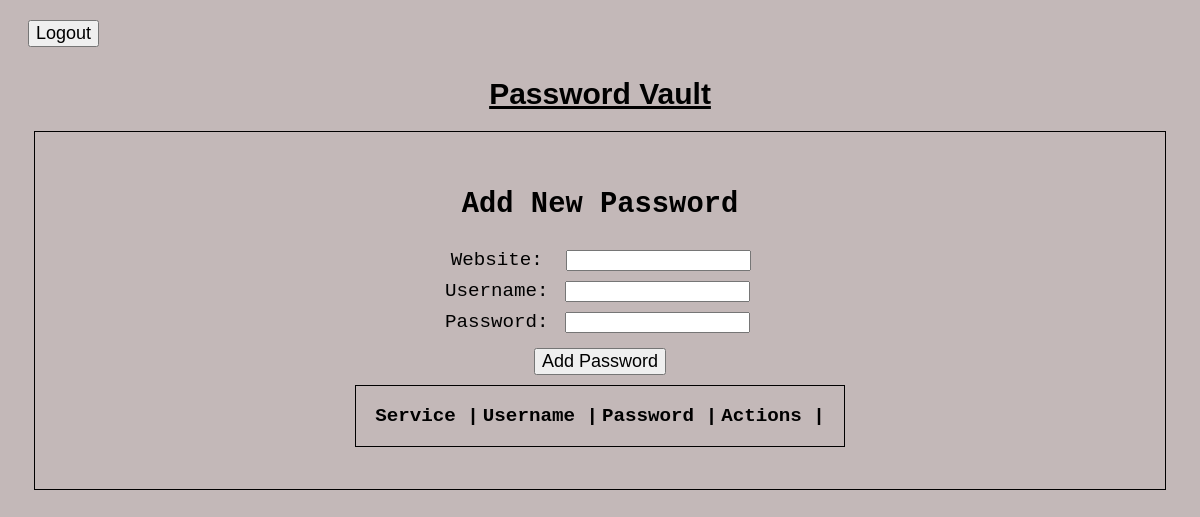
Page /vault (signed in) on the earlier database version.
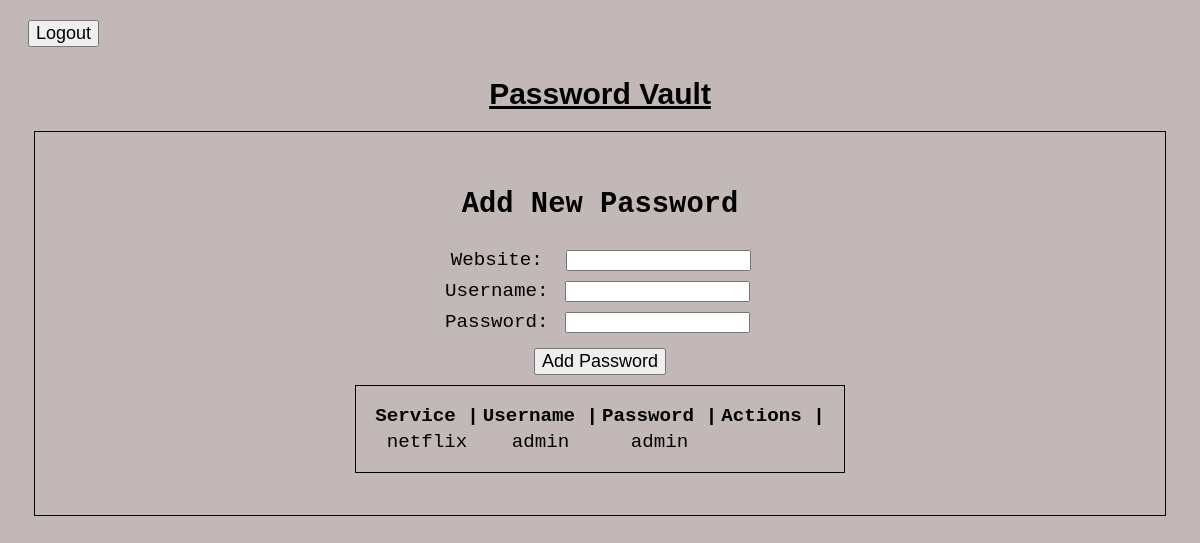
Same page on the later database version.
### tables this page shows
CREATE TABLE "Vault" (
	"userID"	INTEGER,
	"username"	INTEGER,
	"password"	INTEGER,
	"website"	INTEGER
);

### passwordManager.py (the view)
@app.route('/vault')
def vault():
    if 'userID' not in session:
        flash('Please log in to access your vault.')
        return redirect(url_for('login'))
    conn = get_db_connection()
    passwords: list[Service] = conn.execute('SELECT * FROM Vault WHERE userID = ?', (session['userID'],)).fetchall()
    conn.close()
    service_list = []
    for row in passwords:
        userID = row['userID']
        username = row['username']
        password = unobscure(row['password']).decode('ASCII')
        website = row['website']
        service_list.append([userID,username,password,website])
    return render_template('vault.html', passwords=service_list)

### passwordManager.py (called while the page is built)
def get_db_connection():
    conn = sqlite3.connect('server_db.db')
    conn.row_factory = sqlite3.Row
    return conn

def unobscure(obscured: bytes) -> bytes:
    return zlib.decompress(b64d(obscured))

### templates/vault.html (shortened to what this page needs)
<!DOCTYPE html>
<html lang="en">
<head>
    <link rel="stylesheet" href="{{ url_for('static', filename='style.css') }}">
</head>
<body>
    <div class = "vaultcontent">
        <button onclick="window.location.href='http://127.0.0.1:5000'">Logout</button>
        <h1>Password Vault</h1>
        <div id="add-password-modal" class="modal">
            <div class="modal-content">
                <h2>Add New Password</h2>
                <form id="add-password-form" action="/add" method="post">
                    <label2 for="service"> Website: </label2>
                    <input type="text" id="service" name="website" required><br>
                    <label for="username">Username:</label>
                    <input type="text" id="username" name="username" required><br>
                    <label for="password">Password:</label>
                    <input type="password" id="password" name="password" required><br>
                    <button type="submit">Add Password</button>
                </form>
        <table class="password-table">
            <thead>
                <tr>
                    <th>Service |</th>
                    <th>Username |</th>
                    <th>Password |</th>
                    <th>Actions |</th>
                </tr>
            </thead>
            <tbody>
                {% for row in passwords %}
                <tr>
                    <td>{{row[3]}}</td>
                    <td>{{row[1]}}</td>
                    <td>{{row[2]}}</td>
                </tr>
                {% endfor %}
            </tbody>
        </table>
            </div>
    </div>
</body>
</html>

### static/style.css (style rules this page uses)
body { background-color: #C3B8B8; font-family: 'Courier New', monospace; font-size: larger; }
label2 { margin: 7px; }
div { margin: 10px; }
button { margin:10px; font-size: large; }
input { margin: 5px; }
.modal { border: 0.5px black; border-style: ridge; margin: 1rem; padding: 2rem 2rem; text-align: center; }
.password-table { display: inline-block; border: 1px solid black ; padding: 1rem 1rem; vertical-align: middle; }
h1 { font-family:Arial, Helvetica, sans-serif; text-decoration: underline; text-align: center; font-size: 30px; }

Differences in the rows shown:
added Vault: website "netflix", username "admin"
